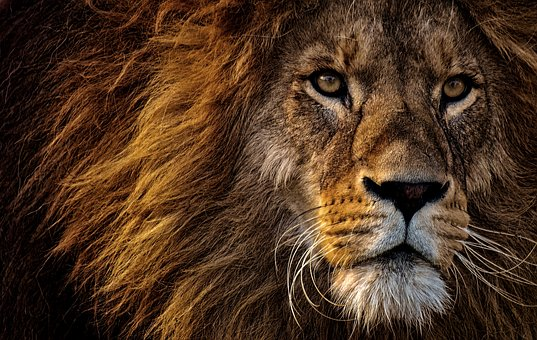
#> input picture day2/download-Copy1.jpg, 537 x 340 px
$ jupyter execute --allow-errors 'Libraries and Statistical Computation-Copy1.ipynb'
#> lines starting #> are read from the running program, lines starting #| are printed output that depends on the picture
### Libraries to be used

- Numpy
- Matplotlib
- Pandas
- OpenCV

[cell 1]
# import the libraries
import numpy as np
import pandas as pd
from matplotlib import pyplot as plt
import cv2

### Numpy Arrays and Operations

[cell 2]
# Convert lists to numpy arrays
li = [[2,3],[5,6]]
arr1 = np.array(li, dtype=np.uint8)
arr2 = np.asarray(li, dtype=np.float32)

#print(li, type(li))
#print(arr1,type(arr1), arr1.dtype)
#print(arr2,type(arr2),arr2.dtype)
li1 = list(arr1)
#print(li1)

# Create New numpy arrays
arr3 = np.eye(5)
arr4 = np.zeros((3,4))
arr5 = np.ones((3,4))

# [9 lines of commented-out code are left out]

arr6 = np.copy(arr5)
#print(arr6)

# Shapes of numpy arrays and multi-dimensional arrays
#print (arr6.shape)
#print (arr6.shape[0]) #we will get number of rows
#print (arr6.shape[1]) #we will get number of cols

# Reshape, Transpose, Concatenate numpy arrays
#--> for reshape impt condition is that the number of elements should be const


#--> create random array
arr7 = np.random.randint(low=-5,high=5,size=(4,6))
#print (arr7) #now we will reshape (cannot change number of elements)

arr8 = arr7.reshape((3,8))
arr8 = arr7.reshape((12,-1)) #it will assign the col accord to the number of rows if we put col as -1
#print(arr8.shape)

arr9 = arr8.T #transpose
#print(arr9)

arr10 = np.array([[1,2,3],[4,5,6]])
arr11 = np.array([[5,6,7],[1,6,9]]) #another way to declare numpy array

arr12 = np.concatenate((arr10, arr11), axis=0) #axis = 0 row wise concatinate karenge and col are const
#print(arr12)

#np.reshape mai 2 arg pass honge--> arr and size
#implicitely karenege toh sirf  arr pass hoga

#expand dims
arr13 = np.concatenate((np.expand_dims(arr10,axis=0), np.expand_dims(arr11,axis=0)), axis=0)
#print(arr13.shape)
print(arr13)

### Matplotlib

[cell 3]
plt.style.available

[cell 4]
# plot simple ranges
plt.style.use("dark_background")
a = np.array(range(0,100,10))
b = np.array(range(0,100,10))
c = b*2
plt.figure(0) #har ek figure ko number assign kar dete hai aur .figure se python mai show nahi hota but jupyter notebook value print kr deti hai
#plt.show() use karte hai graph diplay karne ke liye
plt.title('line_plot')
plt.grid('on')
plt.xlabel("year")
plt.xlim(0,100)
plt.ylabel("no_of_student")
plt.ylim(0,100)
plt.plot(a,b, label="aug") #agar multiple plots kr rahe ho same plot pr toh colors dedo
plt.scatter(a,2*a,c='g',label="june",marker="*")
plt.legend()
plt.show()
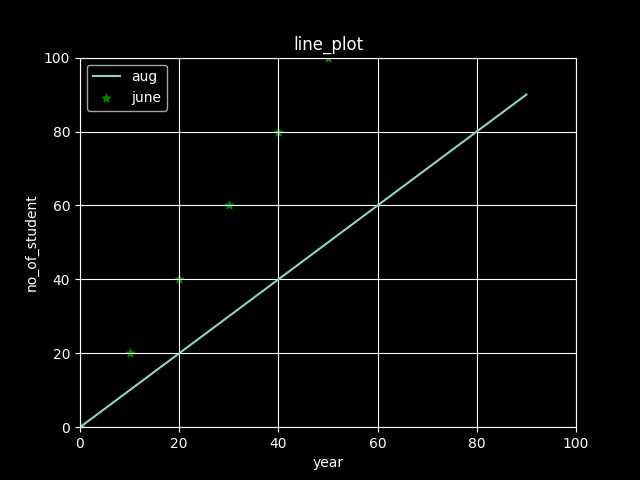
#> figure drawn by matplotlib, 1 panel; curve peaks at x = 90, y = 90


#two types of plot
# 1) plt.plot -- 10 points de diye aur plot bana dega

[cell 5]
a=[1,3]

[cell 6]
# Plot sine wave, cosine wave, and some lines
x = np.linspace(-2*np.pi, 2*np.pi, num=100)
plt.figure(0)
plt.plot(x,np.sin(x), 'g')
plt.scatter(x,np.cos(x), c='r')
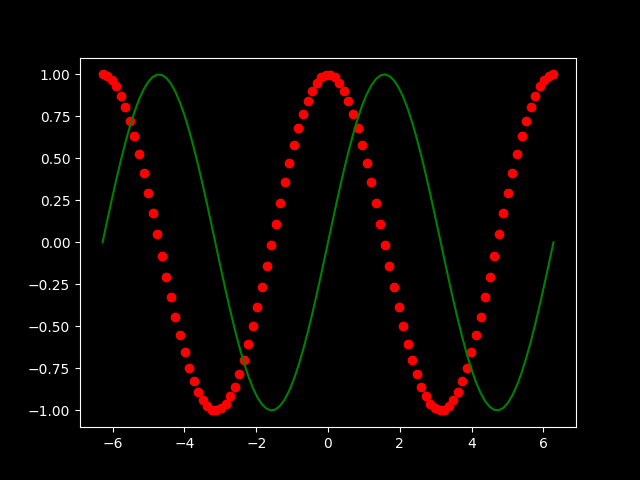
#> figure drawn by matplotlib, 1 panel; curve peaks at x = 1.59, y = 1

### OpenCV and Scikit-Image

[cell 7]
#in openCV we pass col first then rows keep this in mind


# Loading an image
img = cv2.imread("./download-Copy1.jpg") #imread is a function which is used to read the image
#> img is the input picture: shape (340, 537, 3); mean B, G, R 33.4, 51.7, 76.8
#image ko show karne ke liye plot.imshow use hota hai instead of show
img = cv2.cvtColor(img, cv2.COLOR_BGR2RGB) #converting bgr color code to rgb

# Dispalying an image
#plt.imshow(img)

# Convert image to grayscale
img = cv2.cvtColor(img, cv2.COLOR_RGB2GRAY)
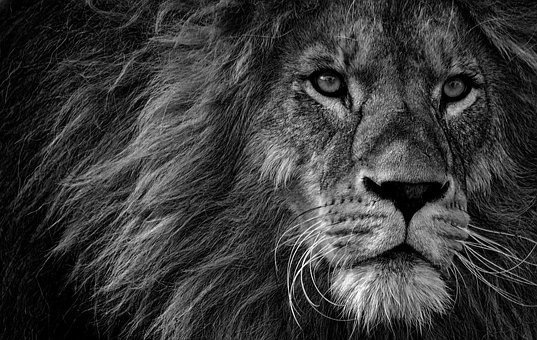
#> img: shape (340, 537); min 0, max 252, mean 57.2
plt.grid('on')
plt.imshow(img)

print(img.shape)
#| (340, 537)

# Resize image
#always use cv to resize the image cz numpy randomly drop values
reimg = cv2.resize(img, (200,150))
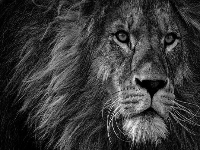
#> reimg: shape (150, 200); min 0, max 250, mean 57.1
plt.imshow(reimg, cmap='gray')
print(reimg.shape)
#| (150, 200)
